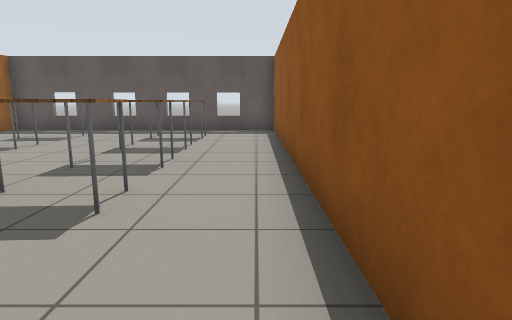
[1] (above)

24 first-person views from a walk through a Gazebo world. The camera is 1 m above the floor, tilts 10° down and sees 75° across. The lines on the ground mark 1 m squares. The floor is counted in squares, 1 m on a side. Each view is taken from the middle of a square. On the plan, view 1 faces up. The plan holds only what a view shows up to about 13 squares ahead; the rest is blank. Robots are left out. Gazebo's built-in surfaces are drawn with simple patterns.

[2]
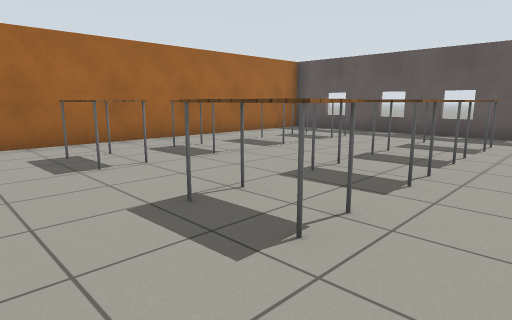

[3]
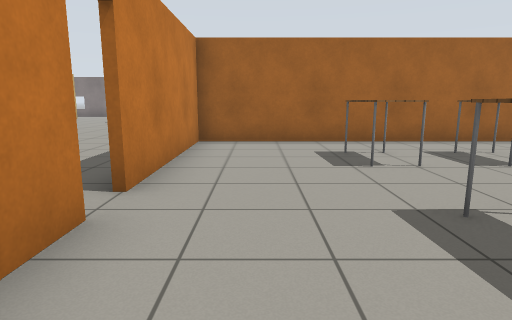

[4]
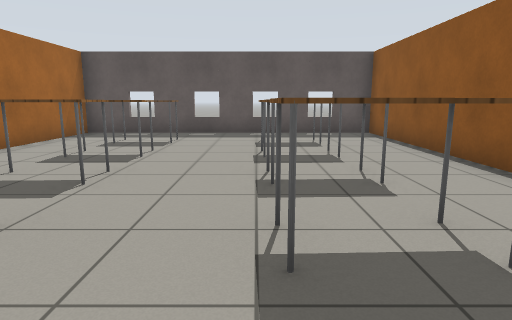

[5]
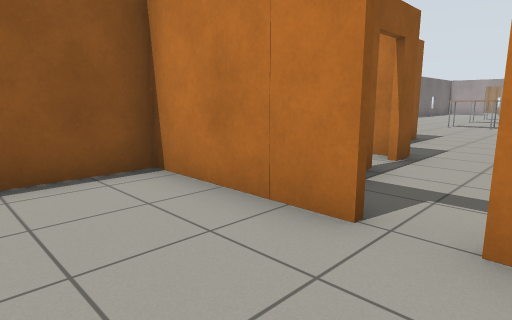

[6]
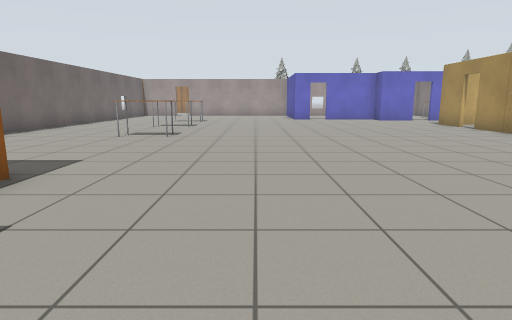

[7]
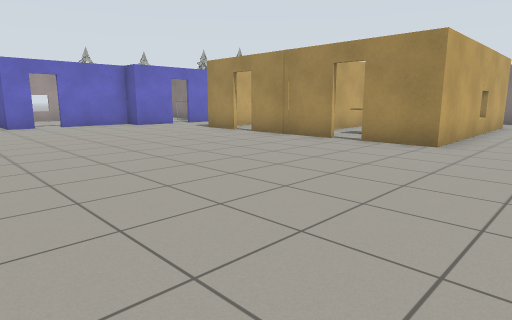

[8]
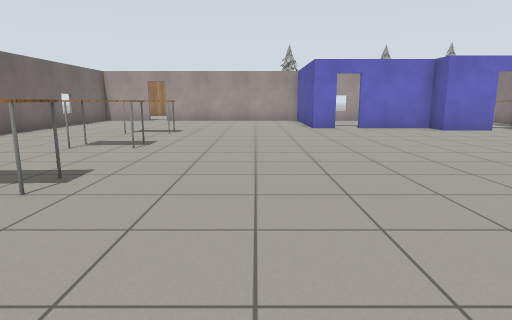

[9]
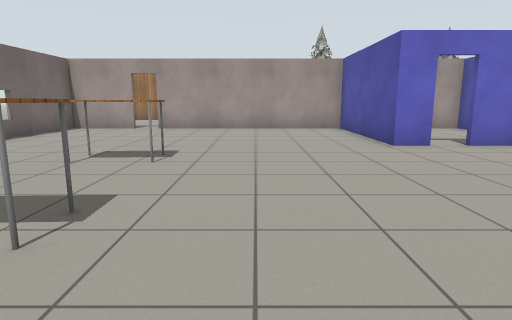

[10]
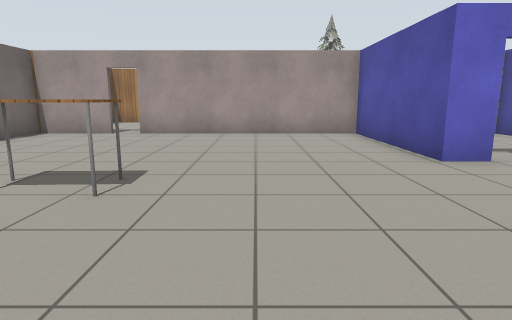

[11]
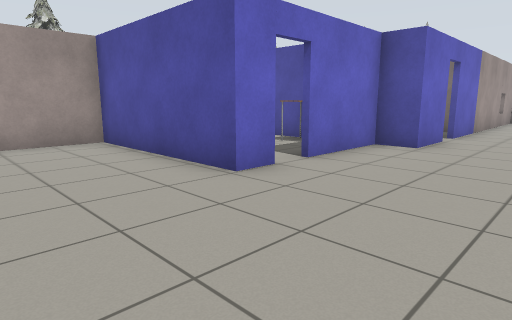

[12]
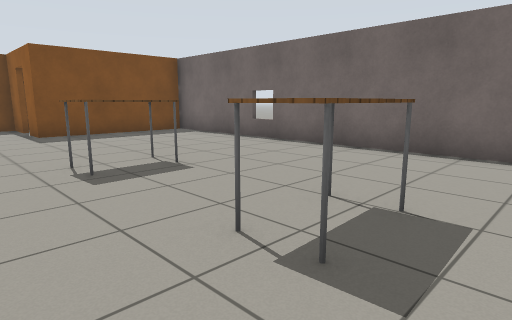

[13]
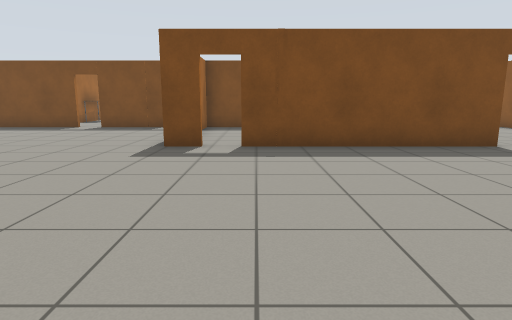

[14]
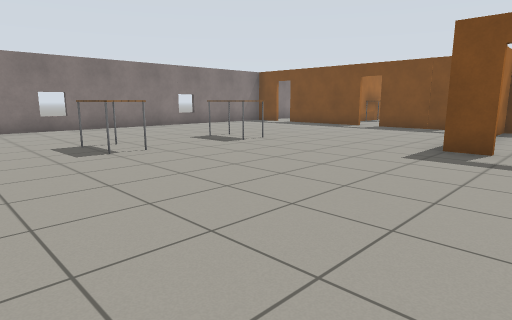

[15]
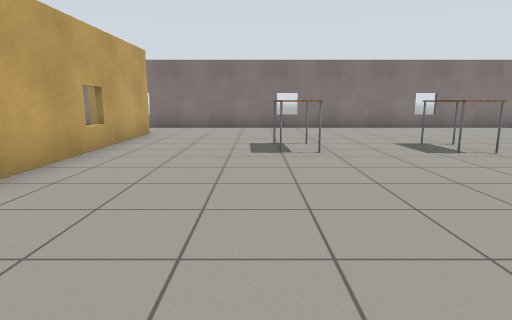

[16]
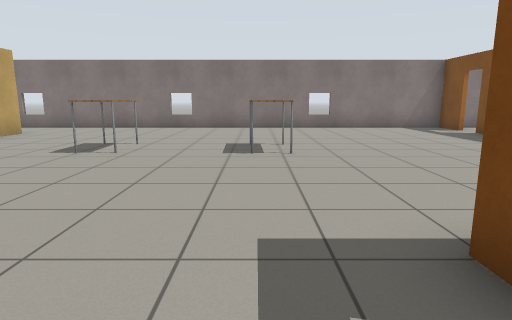

[17]
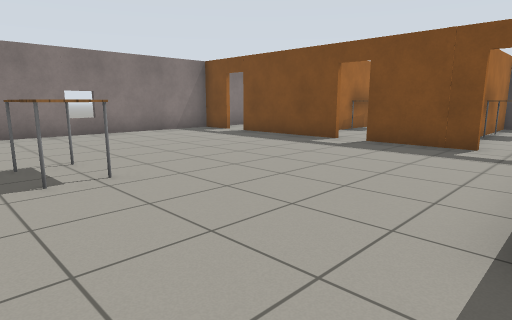

[18]
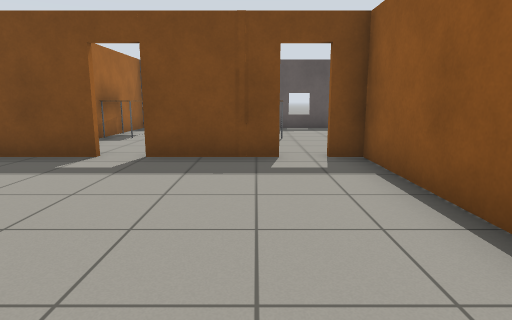

[19]
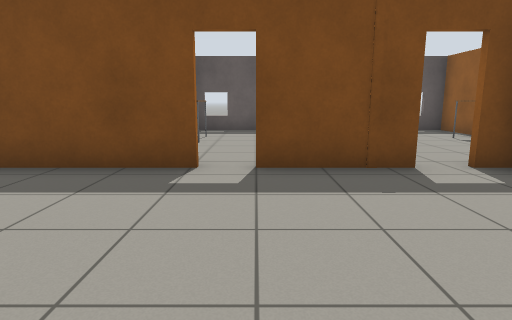

[20]
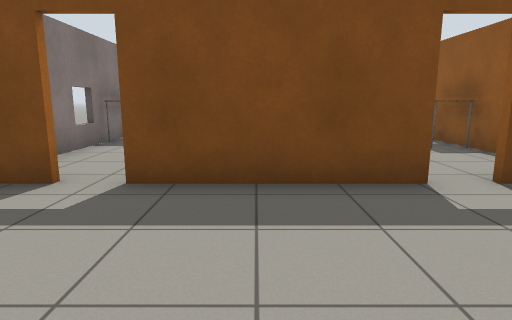

[21]
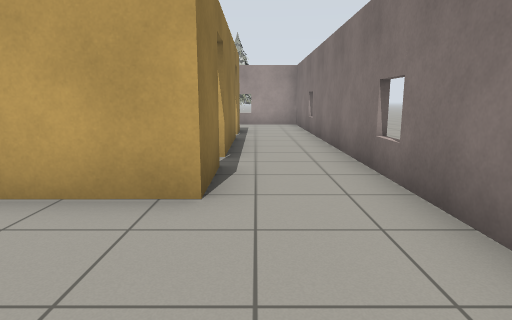

[22]
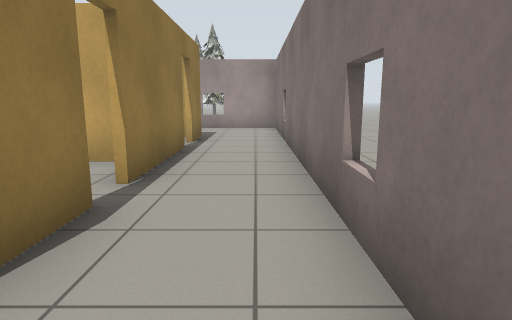

[23]
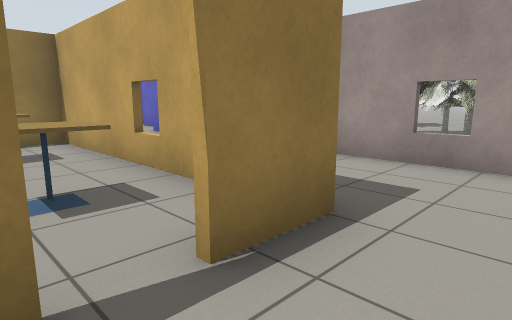

[24]
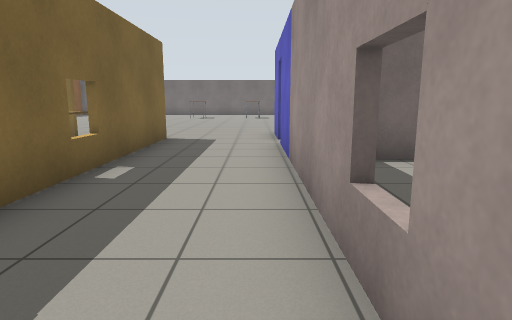

### Floor plan
Ten units are one square. View 1 is at (0, 0); x grows to the right and y downward. Boxes are objects, and circles mark ways between rooms. Rooms are numbered by the first view taken in them; rooms with no view inside come last. Other rooms are left out.
<svg viewBox="-222 -122 265 392">
<path fill="none" stroke="#000" d="M-84 -75 -84 4 -35 4M-27 4 6 4 6 -117 -90 -117M-84 -117 -84 -94M-119 120 -119 153M-119 160 -119 176 -180 176M-8 55 -8 42M-17 43 -17 35M-123 206 -105 206 -105 215 -77 215M-194 111 -194 93 -119 93 -119 111M-101 6 -111 6M-70 215 -61 215 -61 264 6 264M-194 154 -194 119M-35 6 -94 6M-194 176 -194 161M-110 -14 -110 -50M38 173 38 73 -8 73 -8 63M-95 -50 -117 -50M-125 -50 -150 -50M-159 -50 -196 -50M15 264 38 264 38 191M-204 -50 -217 -50 -217 206 -130 206M-85 -99 -85 -117M-90 -117 -132 -117 -132 -95M-191 174 -121 174"/>
<rect x="-65" y="-35" width="20" height="10" fill="#bbb"><title>table</title></rect>
<rect x="-65" y="-55" width="20" height="10" fill="#bbb"><title>table</title></rect>
<rect x="-65" y="-85" width="20" height="20" fill="#bbb"><title>table</title></rect>
<rect x="-65" y="-105" width="20" height="20" fill="#bbb"><title>table</title></rect>
<rect x="-35" y="-35" width="20" height="10" fill="#bbb"><title>table</title></rect>
<rect x="-35" y="-65" width="20" height="20" fill="#bbb"><title>table</title></rect>
<rect x="-35" y="-85" width="20" height="20" fill="#bbb"><title>table</title></rect>
<rect x="-35" y="-105" width="20" height="20" fill="#bbb"><title>table</title></rect>
<rect x="-175" y="45" width="20" height="10" fill="#bbb"><title>table</title></rect>
<rect x="-175" y="15" width="20" height="10" fill="#bbb"><title>table</title></rect>
<rect x="-15" y="195" width="20" height="10" fill="#bbb"><title>table</title></rect>
<rect x="-15" y="155" width="20" height="20" fill="#bbb"><title>table</title></rect>
<rect x="-15" y="125" width="20" height="10" fill="#bbb"><title>table</title></rect>
<rect x="-95" y="-95" width="10" height="20" fill="#bbb"><title>other object</title></rect>
<rect x="-185" y="145" width="20" height="20" fill="#bbb"><title>cafe table</title></rect>
<rect x="-145" y="145" width="10" height="20" fill="#bbb"><title>other object</title></rect>
<circle cx="-30" cy="5" r="3" fill="#2a7"/>
<circle cx="-120" cy="-50" r="3" fill="#2a7"/>
<circle cx="-120" cy="155" r="3" fill="#2a7"/>
<circle cx="-190" cy="160" r="3" fill="#2a7"/>
<text x="-40" y="-60">1</text>
<text x="-90" y="110">2</text>
<text x="-110" y="-90">3</text>
<text x="-160" y="150">4</text>
</svg>
Room 1 opens to room 2. Room 2 opens to room 3. Room 2 opens to room 4.

Where each view was taken, in squares from view 1:
view 1: 0 up, 0 right, facing up
view 2: 1 up, 0 right, facing up-left
view 3: 1 up, 0 right, facing left
view 4: 1 up, 3 left, facing up
view 5: 2 up, 4 left, facing down-right
view 6: 3 down, 4 left, facing down
view 7: 7 down, 4 left, facing down-left
view 8: 9 down, 4 left, facing down
view 9: 14 down, 3 left, facing down
view 10: 16 down, 3 left, facing down
view 11: 18 down, 3 left, facing down-left
view 12: 18 down, 3 left, facing up-right
view 13: 8 down, 9 left, facing up
view 14: 8 down, 9 left, facing up-left
view 15: 6 down, 9 left, facing left
view 16: 2 down, 9 left, facing left
view 17: 3 down, 11 left, facing up-left
view 18: 1 down, 13 left, facing up
view 19: 0 up, 15 left, facing up
view 20: 1 up, 18 left, facing up
view 21: 6 down, 20 left, facing down
view 22: 8 down, 21 left, facing down
view 23: 15 down, 21 left, facing down-right
view 24: 20 down, 21 left, facing right
